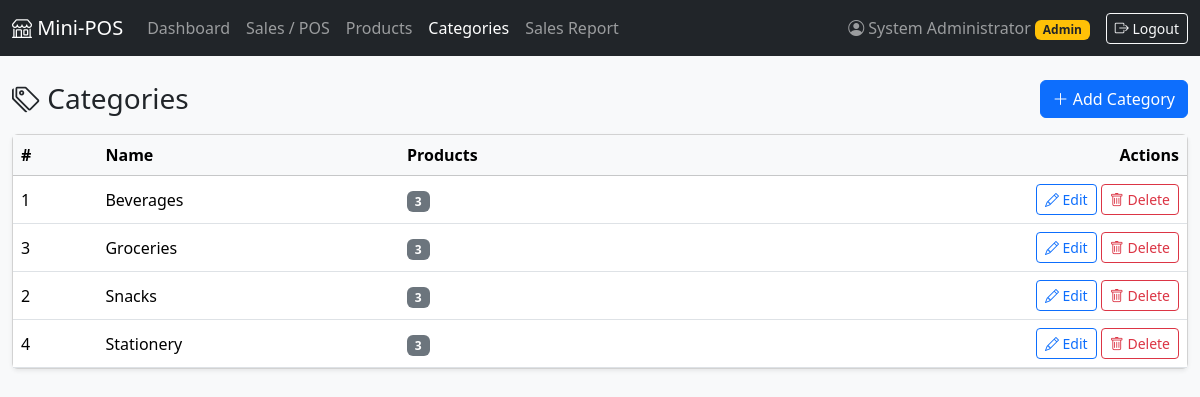
Screenshot of /admin/categories.php (signed in) with the database file from the repository.
### tables this page shows
CREATE TABLE `categories` (
  `id` int(10) UNSIGNED NOT NULL,
  `name` varchar(100) NOT NULL
);

### includes/auth.php (called while the page is built, shortened)
<?php
function e($value): string
{
    return htmlspecialchars((string) $value, ENT_QUOTES, 'UTF-8');
}

### admin/categories.php (the view, shortened to what this page needs)
<?php
require_once __DIR__ . '/../includes/auth.php';
$pdo = db();
$categories = $pdo->query(
    'SELECT c.id, c.name, COUNT(p.id) AS product_count
       FROM categories c LEFT JOIN products p ON p.category_id = c.id
   GROUP BY c.id, c.name ORDER BY c.name'
)->fetchAll();
require __DIR__ . '/../includes/header.php';
?>
<div class="d-flex justify-content-between align-items-center mb-3">
    <h3 class="mb-0"><i class="bi bi-tags"></i> Categories</h3>
    <button class="btn btn-primary" data-bs-toggle="modal" data-bs-target="#catModal" onclick="openCat()">
        <i class="bi bi-plus-lg"></i> Add Category
    </button>
</div>
<div class="card shadow-sm">
    <div class="table-responsive">
        <table class="table table-hover align-middle mb-0">
            <thead class="table-light">
                <tr><th>#</th><th>Name</th><th>Products</th><th class="text-end">Actions</th></tr>
            </thead>
            <tbody>
            <?php foreach ($categories as $c): ?>
                <tr>
                    <td><?= (int) $c['id'] ?></td>
                    <td><?= e($c['name']) ?></td>
                    <td><span class="badge bg-secondary"><?= (int) $c['product_count'] ?></span></td>
                    <td class="text-end">
                        <button class="btn btn-sm btn-outline-primary" data-bs-toggle="modal" data-bs-target="#catModal"
                                onclick='openCat(<?= (int) $c['id'] ?>, <?= json_encode($c['name'], JSON_HEX_APOS | JSON_HEX_QUOT | JSON_HEX_AMP | JSON_HEX_TAG) ?>)'>
                            <i class="bi bi-pencil"></i> Edit
                        </button>
                        <form method="post" class="d-inline" onsubmit="return confirm('Delete this category?');">
                            <button class="btn btn-sm btn-outline-danger"><i class="bi bi-trash"></i> Delete</button>
                        </form>
                    </td>
                </tr>
            <?php endforeach; ?>
            </tbody>
        </table>
    </div>
</div>
<?php require __DIR__ . '/../includes/footer.php'; ?>

### rows the page displays
categories: id "1", name "Beverages", product_count "3"
categories: id "3", name "Groceries", product_count "3"
categories: id "2", name "Snacks", product_count "3"
categories: id "4", name "Stationery", product_count "3"

### other values shown
$_SESSION['name'] "System Administrator"
$_SESSION['role'] "Admin"
